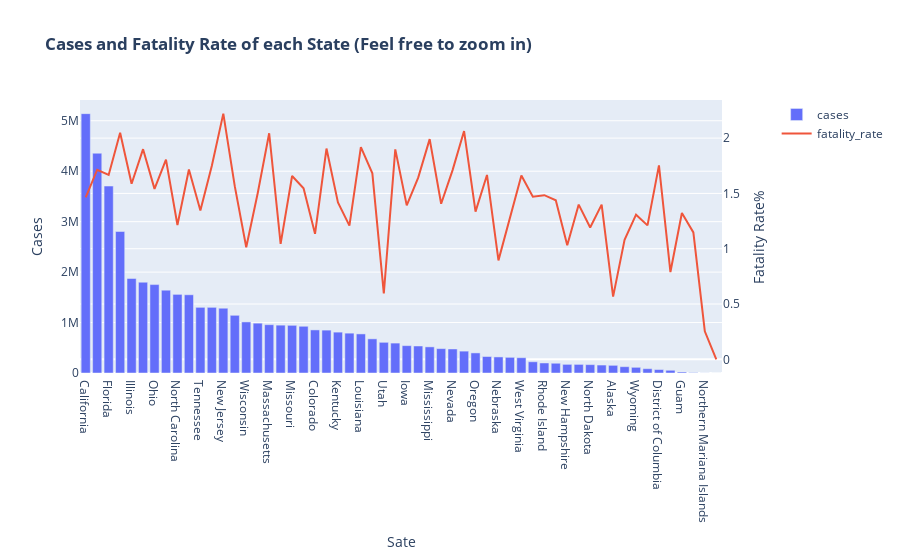

Here is the notebook cell this chart was saved with:
### Markdown cell above
By 2021-12-7, total confirmed cases in US is **49,356,263**, total deaths is **790,082**, fatility rate is **1.6%**. <br>
Notice that there is a stiff increse from **Oct 2020 to Feb 2021**, the reason behind this is the weather got colder and drier. According an <a href='https://www.forbes.com/sites/brucelee/2021/11/22/covid-19-cases-increase-by-161-raising-concerns-of-winter-delta-surge/?sh=5e36d552130darticel'>article</a> in Forbes, a digital enior health expert says: "Such conditions could potentially help the virus survive longer, affect the size and composition of virus-carrying respiratory droplets, and hamper your respiratory tract’s defenses. Winter conditions will also move more activities indoors where it may be harder to social distance and maintain good air circulation and ventilation." <br>
We can confirm above conclustion as we can see there is a clear increasing trend now since the current winter season. People should definetly pay more attention.

### Code cell
# Create states plot
state = states_data[states_data['date']==states_data['date'].max()].sort_values(by='cases',ascending=False)
# Create figure with secondary y-axis
fig = make_subplots(specs=[[{"secondary_y": True}]])

# Add traces
fig.add_trace(
    go.Bar(x=state['state'], y=state['cases'], name="cases"),
    secondary_y=False,
)

fig.add_trace(
    go.Scatter(x=state['state'], y=state['fatality_rate%'], name="fatality_rate"),
    secondary_y=True,
)

# Add figure title
fig.update_layout(
    title_text="<b>Cases and Fatality Rate of each State<b> (Feel free to zoom in)"
)

# Set x-axis title
fig.update_xaxes(title_text="Sate")

# Set y-axes titles
fig.update_yaxes(title_text="Cases", secondary_y=False)
fig.update_yaxes(title_text="Fatality Rate%", secondary_y=True)

fig.show()

### Figure 1 — Plotly figure (JSON) as saved in the notebook; plotly's stock layout.template omitted (floating-point values rounded to 4 significant figures)
{"data": [{"name": "cases", "type": "bar", "x": ["California", "Texas", "Florida", "New York", "Illinois", "Pennsylvania", "Ohio", "Georgia", "North Carolina", "Michigan", "Tennessee", "Arizona", "New Jersey", "Indiana", "Wisconsin", "Virginia", "Massachusetts", "Minnesota", "Missouri", "South Carolina", "Colorado", "Alabama", "Kentucky", "Washington", "Louisiana", "Oklahoma", "Utah", "Maryland", "Iowa", "Arkansas", "Mississippi", "Kansas", "Nevada", "Connecticut", "Oregon", "New Mexico", "Nebraska", "Idaho", "West Virginia", "Puerto Rico", "Rhode Island", "Montana", "New Hampshire", "South Dakota", "North Dakota", "Delaware", "Alaska", "Maine", "Wyoming", "Hawaii", "District of Columbia", "Vermont", "Guam", "Virgin Islands", "Northern Mariana Islands", "American Samoa"], "xaxis": "x", "y": [5141243, 4356555, 3705899, 2805294, 1872854, 1799753, 1752508, 1641485, 1558804, 1550852, 1301673, 1301597, 1283925, 1143787, 1012360, 988147, 957889, 948614, 945190, 926454, 854249, 850096, 810148, 789906, 774913, 676890, 608089, 592912, 542433, 535450, 517925, 483217, 476196, 433464, 398262, 326713, 318657, 310690, 303173, 222676, 198729, 193491, 171538, 170416, 165884, 157751, 151979, 125373, 112551, 85536, 68262, 53835, 20252, 7582, 1182, 1], "yaxis": "y"}, {"name": "fatality_rate", "type": "scatter", "x": ["California", "Texas", "Florida", "New York", "Illinois", "Pennsylvania", "Ohio", "Georgia", "North Carolina", "Michigan", "Tennessee", "Arizona", "New Jersey", "Indiana", "Wisconsin", "Virginia", "Massachusetts", "Minnesota", "Missouri", "South Carolina", "Colorado", "Alabama", "Kentucky", "Washington", "Louisiana", "Oklahoma", "Utah", "Maryland", "Iowa", "Arkansas", "Mississippi", "Kansas", "Nevada", "Connecticut", "Oregon", "New Mexico", "Nebraska", "Idaho", "West Virginia", "Puerto Rico", "Rhode Island", "Montana", "New Hampshire", "South Dakota", "North Dakota", "Delaware", "Alaska", "Maine", "Wyoming", "Hawaii", "District of Columbia", "Vermont", "Guam", "Virgin Islands", "Northern Mariana Islands", "American Samoa"], "xaxis": "x", "y": [1.464, 1.714, 1.667, 2.048, 1.588, 1.9, 1.541, 1.805, 1.215, 1.716, 1.346, 1.75, 2.221, 1.566, 1.013, 1.502, 2.044, 1.043, 1.658, 1.547, 1.135, 1.906, 1.418, 1.209, 1.918, 1.682, 0.5956, 1.898, 1.392, 1.643, 1.991, 1.407, 1.711, 2.064, 1.335, 1.667, 0.8947, 1.288, 1.661, 1.47, 1.484, 1.438, 1.031, 1.399, 1.192, 1.398, 0.5672, 1.082, 1.308, 1.211, 1.754, 0.7894, 1.323, 1.147, 0.2538, 0], "yaxis": "y2"}], "layout": {"title": {"text": "<b>Cases and Fatality Rate of each State<b> (Feel free to zoom in)"}, "xaxis": {"anchor": "y", "domain": [0, 0.94], "title": {"text": "Sate"}}, "yaxis": {"anchor": "x", "domain": [0, 1], "title": {"text": "Cases"}}, "yaxis2": {"anchor": "x", "overlaying": "y", "side": "right", "title": {"text": "Fatality Rate%"}}}}
